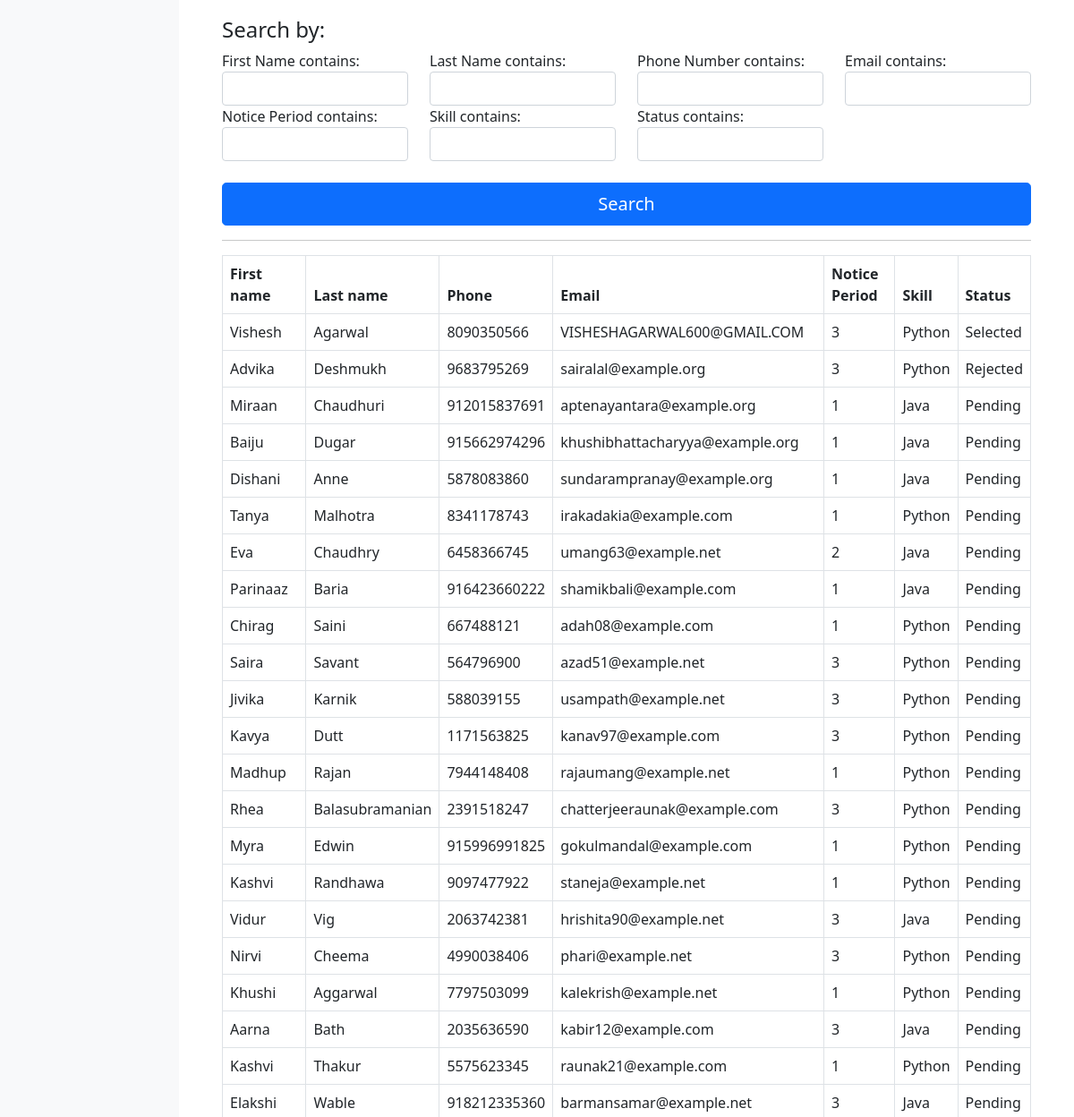
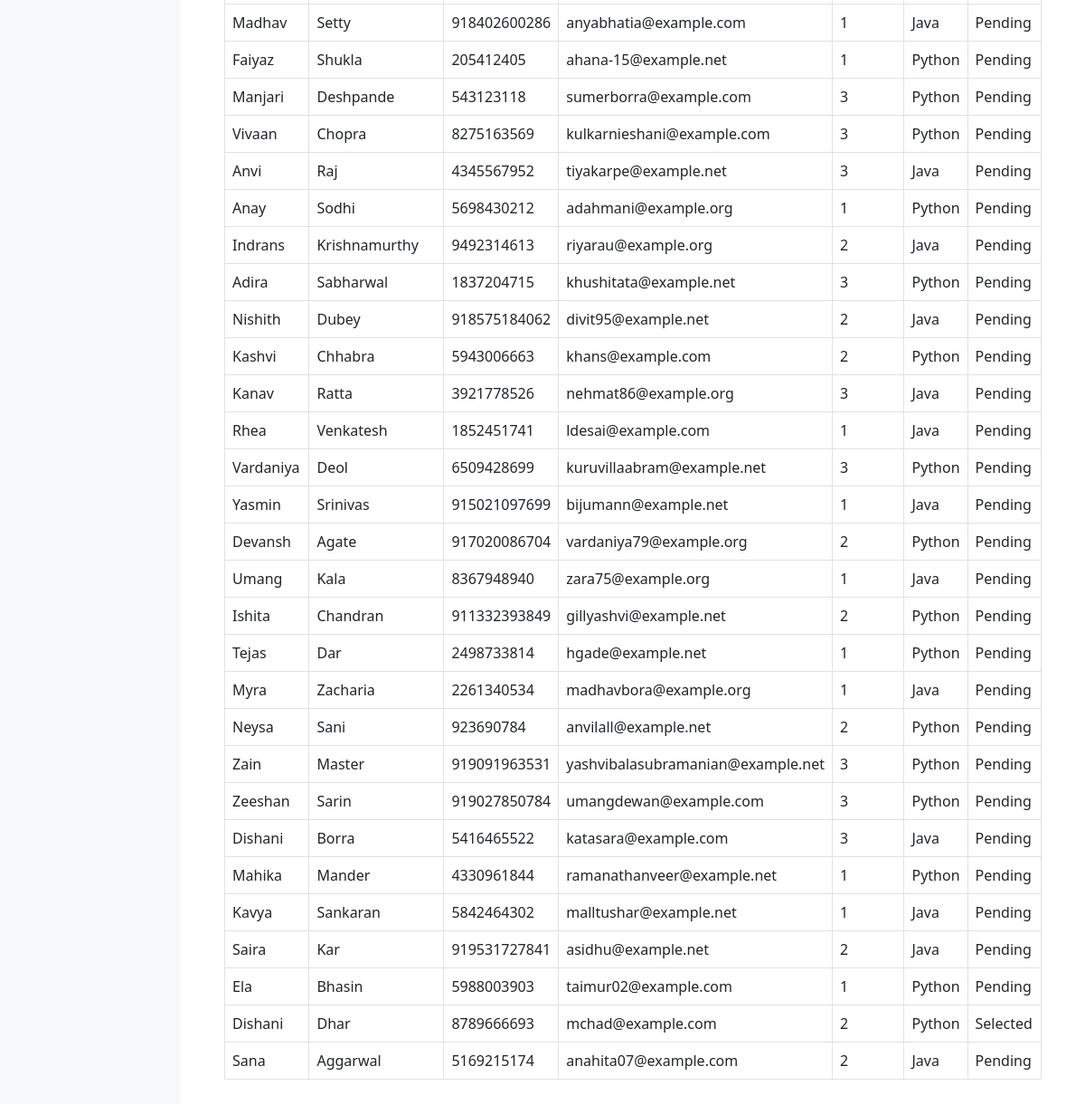
The app's page /dashboard/search/ (lower part), older data (2 pictures, top to bottom).
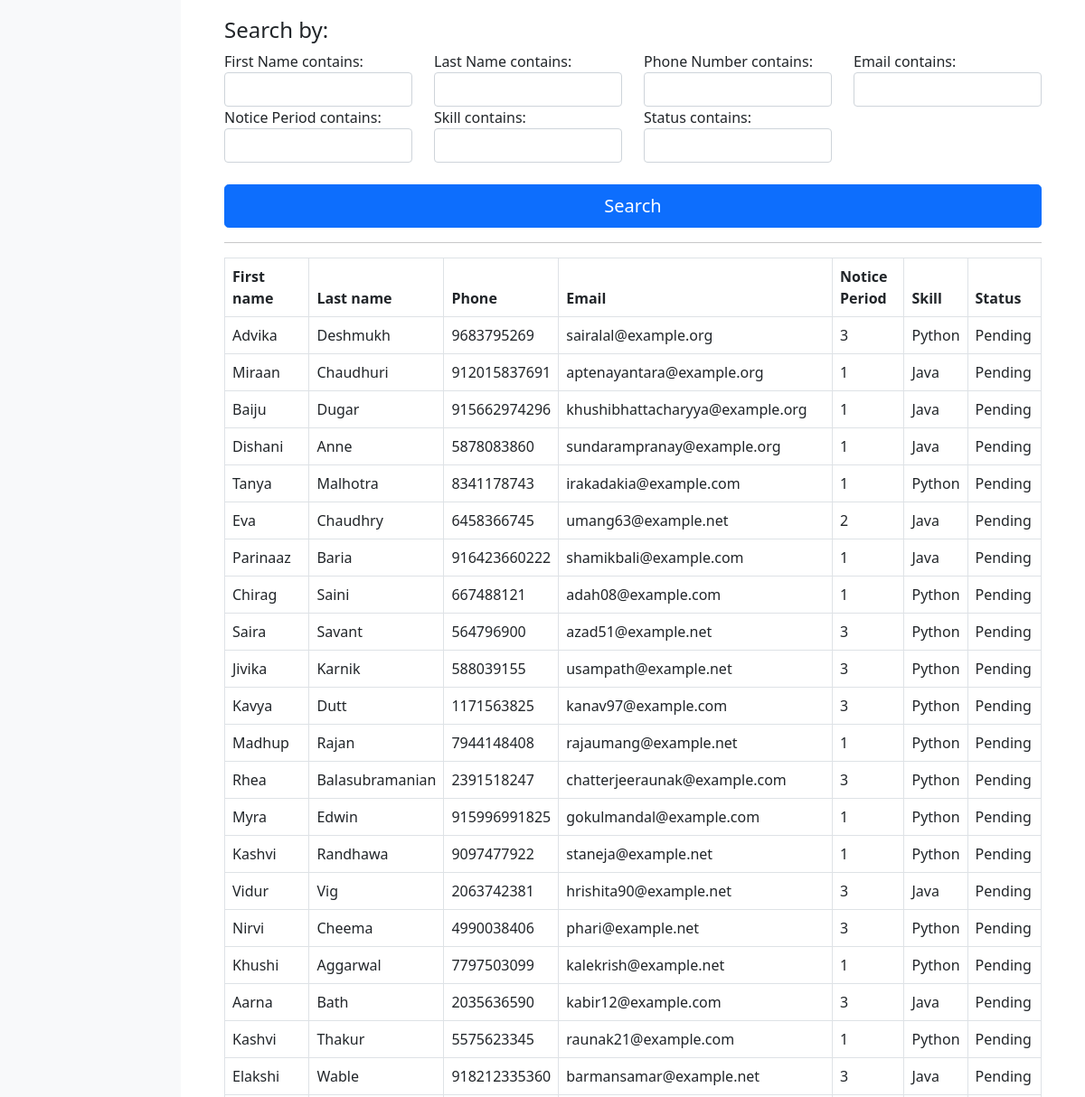
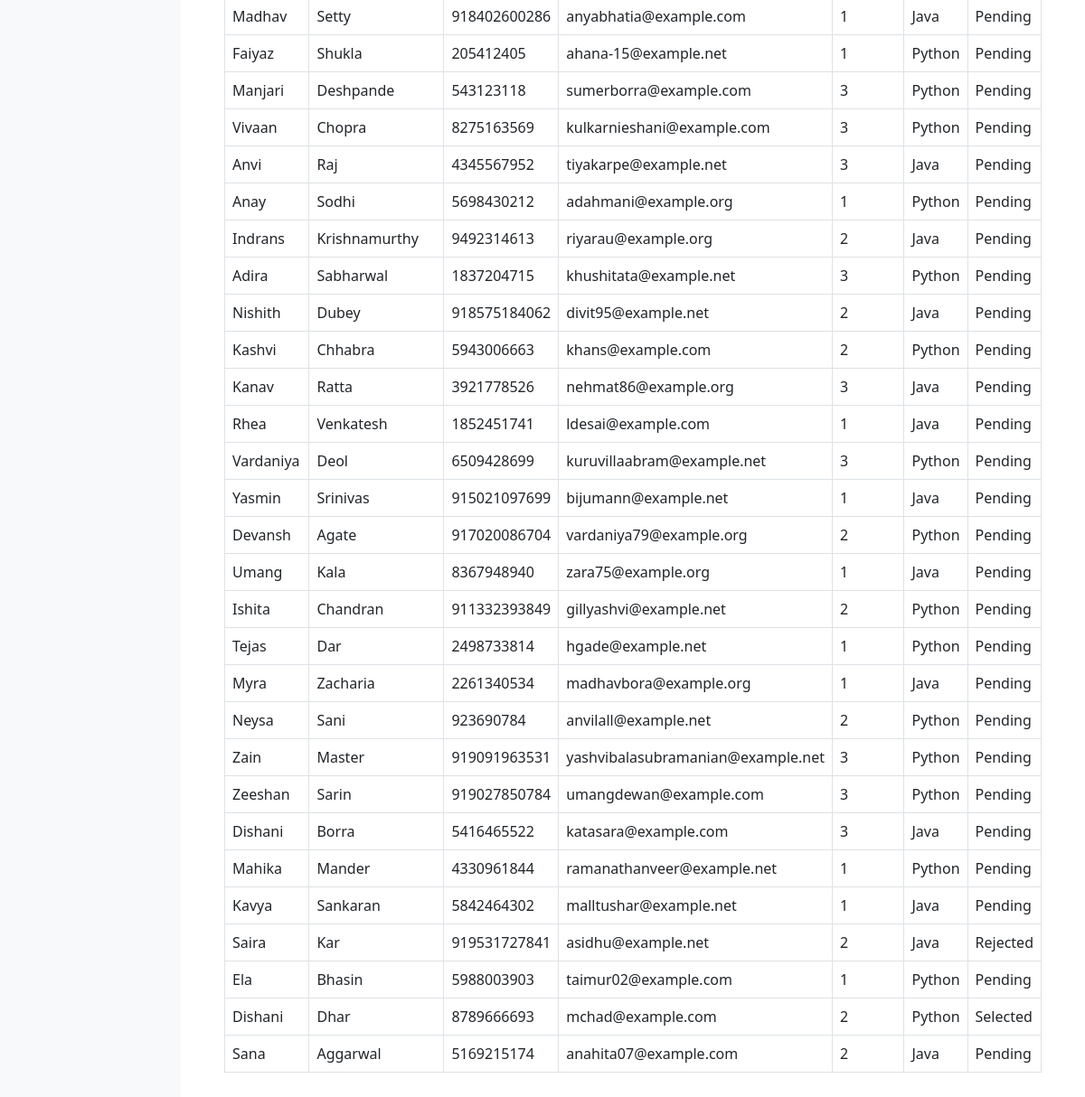
The same page, newer data (2 pictures, top to bottom).
### candidate/models.py (models this page shows, shortened)
class Candidate(models.Model):
    source_choices = (('Referral', 'Referral'), ('Job Portal', 'Job Portal'), ('Walk In', 'Walk In'))
    skill_choices = (('Python', 'Python'), ('Java', 'Java'))
    result_choice = (('Selected', 'Selected'), ('Rejected', 'Rejected'), ('Pending', 'Pending'))
    username = models.OneToOneField(User,related_name='+',on_delete=models.CASCADE)
    first_name = models.CharField(verbose_name='First Name',null=False,blank=False,max_length=50)
    last_name = models.CharField(verbose_name='Last Name',null=False,blank=False,max_length=50)
    email = models.EmailField(verbose_name='Email',unique=True,null=False,blank=False)
    phone = models.PositiveBigIntegerField(verbose_name='Phone Number',unique=True,null=False,blank=False)
    dateofbirth = models.DateField(verbose_name='Date of Birth',null=False,blank=False)
    experience = models.DecimalField(verbose_name='Experience',null=False,blank=False,max_digits=5, decimal_places=2,help_text='Please enter in years')
    noticeperiod = models.IntegerField(verbose_name='Notice Period', blank=False, null=False,help_text='Please enter in months')
    source = models.CharField(verbose_name='Source', max_length=10, choices=source_choices, default='Walk In')
    skill = models.CharField(max_length=10, default='Python', choices=skill_choices, null=False, blank=False)
    resume = models.FileField(verbose_name='Resume', upload_to='documents/')
    created_at = models.DateTimeField(verbose_name='Created At', auto_now=False, auto_now_add=True)
    updated_at = models.DateTimeField(verbose_name='Updated At', auto_now=True, auto_now_add=False)
    status = models.CharField(verbose_name='Status', default='Pending',choices=result_choice , max_length= 50)
    assessment_data = models.JSONField(verbose_name='Score', null=True)
    assessment_result = models.BooleanField(default=False)
    class Meta:
        ordering = ['-created_at','-updated_at']
        verbose_name = "Candidate"
        verbose_name_plural = "Candidates"

### dashboard/templates/dashboard/search.html
{% extends 'dashboard/base.html' %}
{% load widget_tweaks %}
{% block content %}
<div class="container">
  <form method="get">
    <div class="well">
      <h4 style="margin-top: 0">Search by:</h4>
      <div class="row">
        <div class="form-group col-sm-4 col-md-3">
          {{ filter.form.first_name.label_tag }}
          {% render_field filter.form.first_name class="form-control" %}
        </div>
        <div class="form-group col-sm-4 col-md-3">
          {{ filter.form.last_name.label_tag }}
          {% render_field filter.form.last_name class="form-control" %}
        </div>
        <div class="form-group col-sm-4 col-md-3">
          {{ filter.form.phone.label_tag }}
          {% render_field filter.form.phone class="form-control" %}
        </div>
        <div class="form-group col-sm-4 col-md-3">
          {{ filter.form.email.label_tag }}
          {% render_field filter.form.email class="form-control" %}
        </div>
        <div class="form-group col-sm-4 col-md-3">
            {{ filter.form.noticeperiod.label_tag }}
            {% render_field filter.form.noticeperiod class="form-control" %}
          </div>
          <div class="form-group col-sm-4 col-md-3">
            {{ filter.form.skill.label_tag }}
            {% render_field filter.form.skill class="form-control" %}
          </div>
          <div class="form-group col-sm-4 col-md-3">
            {{ filter.form.status.label_tag }}
            {% render_field filter.form.status class="form-control" %}
          </div>
      </div>
      <br>
      <button class="w-100 btn btn-lg btn-primary" type="submit">Search</button>
    </div>
  </form>
  <hr>
  <table class="table table-bordered">
    <thead>
      <tr>
        <th>First name</th>
        <th>Last name</th>
        <th>Phone</th>
        <th>Email</th>
        <th>Notice Period</th>
        <th>Skill</th>
        <th>Status</th>
      </tr>
    </thead>
    <tbody>
      {% for user in filter.qs %}
        <tr>
          <td>{{ user.first_name }}</td>
          <td>{{ user.last_name }}</td>
          <td>{{ user.phone }}</td>
          <td>{{ user.email }}</td>
          <td>{{ user.noticeperiod }}</td>
          <td>{{ user.skill }}</td>
          <td>{{ user.status }}</td>
        </tr>
      {% empty %}
        <tr>
          <td colspan="5">No data</td>
        </tr>
      {% endfor %}
    </tbody>
  </table>
  <br>
</div>
{% endblock %}

### dashboard/templates/dashboard/base.html (shortened to what this page needs)
<!DOCTYPE html>
<html lang="en"><head><meta http-equiv="Content-Type" content="text/html; charset=UTF-8">
    <link rel="stylesheet" href="https://cdn.datatables.net/1.13.4/css/jquery.dataTables.min.css">
    <link rel="stylesheet" href="https://cdn.datatables.net/1.13.4/css/dataTables.bootstrap5.min.css">
    <link href="https://cdn.jsdelivr.net/npm/bootstrap@5.0.0-beta3/dist/css/bootstrap.min.css" rel="stylesheet">
  </head>
    <body data-new-gr-c-s-check-loaded="14.1166.0" data-gr-ext-installed="">
<div class="container-fluid">
  <div class="row">
    <nav id="sidebarMenu" class="col-md-3 col-lg-2 d-md-block bg-light sidebar collapse">
    </nav>
    <main class="col-md-9 ms-sm-auto col-lg-10 px-md-4"><div class="chartjs-size-monitor"><div class="chartjs-size-monitor-expand"><div class=""></div></div><div class="chartjs-size-monitor-shrink"><div class=""></div></div></div>
      {% block content %}
    {% endblock %}
    </main>
  </div>
</div>
</body>
</html>

Row changes from the older to the newer data that the page shows:
removed Candidate: first_name "Vishesh", last_name "Agarwal", phone "8090350566", email "VISHESHAGARWAL600@GMAIL.COM", noticeperiod "3", skill "Python", status "Selected"
changed Candidate "Advika": status "Rejected" → "Pending"
changed Candidate "Kar": status "Pending" → "Rejected"
